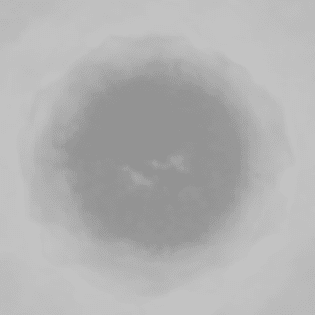
#> input picture 3d_model_test/heightmap_315x315.png, 315 x 315 px
$ python render_heightmap.py
#> lines starting #> are read from the running program, lines starting #| are printed output that depends on the picture
import cv2
import numpy as np
import matplotlib.pyplot as plt
from PIL import Image
from mpl_toolkits.mplot3d import Axes3D
import plotly.graph_objects as go

heightmap_image = Image.open("./3d_model_test/heightmap_315x315.png")
#> heightmap_image is the input picture: PIL image 315x315 P; min 147, max 195, mean 177.9

spacing, w2, h2 = 1, heightmap_image.width, heightmap_image.height
#> spacing = 1; w2 = 315; h2 = 315
x2 = np.arange(0, w2, spacing)
#> x2 = 315 values from 0 to 314
y2 = np.arange(0, h2, spacing)
#> y2 = 315 values from 0 to 314
X2, Y2 = np.meshgrid(x2, y2)

# Convert the heightmap to a numpy array
heightmap = np.array(heightmap_image)
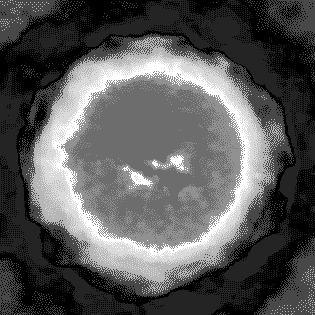
#> heightmap: shape (315, 315); min 0, max 7, mean 2.44; drawn with min black and max white

print(heightmap[225, 218])
#| 7
# [13 lines of commented-out code are left out]
fig = go.Figure(data=[go.Surface(z=heightmap, x=x2, y=y2, colorscale='gray')], layout=go.Layout(scene=dict(aspectmode='manual', aspectratio=dict(x=1, y=1, z=0.225))))
fig.update_layout(title='Copernicus Crater Height Map Rendered from 3D Model', autosize=False,
                  margin=dict(l=65, r=50, b=65, t=90))
fig.show()

fig.write_html("./output/copernicus_heightmap_3d.html")
